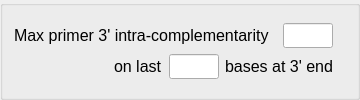
           <widget class="QGroupBox" name="groupBox_9">
            <property name="title">
             <string/>
            </property>
            <layout class="QGridLayout" name="gridLayout_8">
             <item row="0" column="0">
              <layout class="QVBoxLayout" name="verticalLayout_5">
               <item>
                <layout class="QHBoxLayout" name="horizontalLayout_13">
                 <item>
                  <widget class="QLabel" name="label_27">
                   <property name="minimumSize">
                    <size>
                     <width>0</width>
                     <height>20</height>
                    </size>
                   </property>
                   <property name="font">
                    <font>
                     <pointsize>12</pointsize>
                    </font>
                   </property>
                   <property name="text">
                    <string>Max primer 3' intra-complementarity</string>
                   </property>
                  </widget>
                 </item>
                 <item>
                  <widget class="QLineEdit" name="lineEdit_max3SelfComp">
                   <property name="sizePolicy">
                    <sizepolicy hsizetype="Fixed" vsizetype="Fixed">
                     <horstretch>0</horstretch>
                     <verstretch>0</verstretch>
                    </sizepolicy>
                   </property>
                   <property name="minimumSize">
                    <size>
                     <width>50</width>
                     <height>25</height>
                    </size>
                   </property>
                   <property name="maximumSize">
                    <size>
                     <width>50</width>
                     <height>16777215</height>
                    </size>
                   </property>
                  </widget>
                 </item>
                 <item>
                  <widget class="QLabel" name="label_28">
                   <property name="sizePolicy">
                    <sizepolicy hsizetype="Fixed" vsizetype="Fixed">
                     <horstretch>0</horstretch>
                     <verstretch>0</verstretch>
                    </sizepolicy>
                   </property>
                   <property name="minimumSize">
                    <size>
                     <width>0</width>
                     <height>20</height>
                    </size>
                   </property>
                   <property name="text">
                    <string/>
                   </property>
                  </widget>
                 </item>
                </layout>
               </item>
               <item>
                <layout class="QHBoxLayout" name="horizontalLayout_17">
                 <item>
                  <spacer name="verticalSpacer_2">
                   <property name="orientation">
                    <enum>Qt::Vertical</enum>
                   </property>
                   <property name="sizeType">
                    <enum>QSizePolicy::Fixed</enum>
                   </property>
                   <property name="sizeHint" stdset="0">
                    <size>
                     <width>100</width>
                     <height>20</height>
                    </size>
                   </property>
                  </spacer>
                 </item>
                 <item>
                  <layout class="QHBoxLayout" name="horizontalLayout_15">
                   <item>
                    <widget class="QLabel" name="label_31">
                     <property name="sizePolicy">
                      <sizepolicy hsizetype="Expanding" vsizetype="Fixed">
                       <horstretch>0</horstretch>
                       <verstretch>0</verstretch>
                      </sizepolicy>
                     </property>
                     <property name="minimumSize">
                      <size>
                       <width>0</width>
                       <height>20</height>
                      </size>
                     </property>
                     <property name="font">
                      <font>
                       <pointsize>12</pointsize>
                      </font>
                     </property>
                     <property name="text">
                      <string>on last</string>
                     </property>
                    </widget>
                   </item>
                   <item>
                    <widget class="QLineEdit" name="lineEdit_intraBase3end">
                     <property name="sizePolicy">
                      <sizepolicy hsizetype="Fixed" vsizetype="Fixed">
                       <horstretch>0</horstretch>
                       <verstretch>0</verstretch>
                      </sizepolicy>
                     </property>
                     <property name="minimumSize">
                      <size>
                       <width>50</width>
                       <height>25</height>
                      </size>
                     </property>
                     <property name="maximumSize">
                      <size>
                       <width>50</width>
                       <height>16777215</height>
                      </size>
                     </property>
                    </widget>
                   </item>
                   <item>
                    <widget class="QLabel" name="label_32">
                     <property name="sizePolicy">
                      <sizepolicy hsizetype="Fixed" vsizetype="Fixed">
                       <horstretch>0</horstretch>
                       <verstretch>0</verstretch>
                      </sizepolicy>
                     </property>
                     <property name="minimumSize">
                      <size>
                       <width>0</width>
                       <height>20</height>
                      </size>
                     </property>
                     <property name="font">
                      <font>
                       <pointsize>12</pointsize>
                      </font>
                     </property>
                     <property name="text">
                      <string>bases at 3' end</string>
                     </property>
                    </widget>
                   </item>
                   <item>
                    <widget class="QLabel" name="label_37">
                     <property name="sizePolicy">
                      <sizepolicy hsizetype="Fixed" vsizetype="Fixed">
                       <horstretch>0</horstretch>
                       <verstretch>0</verstretch>
                      </sizepolicy>
                     </property>
                     <property name="minimumSize">
                      <size>
                       <width>0</width>
                       <height>20</height>
                      </size>
                     </property>
                     <property name="text">
                      <string/>
                     </property>
                    </widget>
                   </item>
                  </layout>
                 </item>
                </layout>
               </item>
              </layout>
             </item>
            </layout>
            <zorder></zorder>
           </widget>
